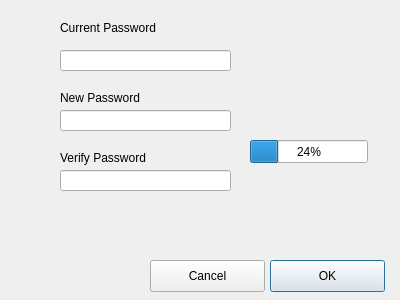
<?xml version="1.0" encoding="UTF-8"?>
<ui version="4.0">
 <class>ChangePassword</class>
 <widget class="QDialog" name="ChangePassword">
  <property name="windowModality">
   <enum>Qt::WindowModal</enum>
  </property>
  <property name="geometry">
   <rect>
    <x>0</x>
    <y>0</y>
    <width>400</width>
    <height>300</height>
   </rect>
  </property>
  <property name="sizePolicy">
   <sizepolicy hsizetype="Fixed" vsizetype="Fixed">
    <horstretch>0</horstretch>
    <verstretch>0</verstretch>
   </sizepolicy>
  </property>
  <property name="minimumSize">
   <size>
    <width>400</width>
    <height>300</height>
   </size>
  </property>
  <property name="maximumSize">
   <size>
    <width>400</width>
    <height>300</height>
   </size>
  </property>
  <property name="windowTitle">
   <string>Dialog</string>
  </property>
  <widget class="QLineEdit" name="lineEdit">
   <property name="geometry">
    <rect>
     <x>60</x>
     <y>50</y>
     <width>171</width>
     <height>21</height>
    </rect>
   </property>
  </widget>
  <widget class="QLineEdit" name="lineEdit_2">
   <property name="geometry">
    <rect>
     <x>60</x>
     <y>110</y>
     <width>171</width>
     <height>21</height>
    </rect>
   </property>
  </widget>
  <widget class="QLineEdit" name="lineEdit_3">
   <property name="geometry">
    <rect>
     <x>60</x>
     <y>170</y>
     <width>171</width>
     <height>21</height>
    </rect>
   </property>
  </widget>
  <widget class="QLabel" name="label">
   <property name="geometry">
    <rect>
     <x>60</x>
     <y>20</y>
     <width>121</width>
     <height>16</height>
    </rect>
   </property>
   <property name="text">
    <string>Current Password</string>
   </property>
  </widget>
  <widget class="QLabel" name="label_2">
   <property name="geometry">
    <rect>
     <x>60</x>
     <y>90</y>
     <width>121</width>
     <height>16</height>
    </rect>
   </property>
   <property name="text">
    <string>New Password</string>
   </property>
  </widget>
  <widget class="QLabel" name="label_3">
   <property name="geometry">
    <rect>
     <x>60</x>
     <y>150</y>
     <width>121</width>
     <height>16</height>
    </rect>
   </property>
   <property name="text">
    <string>Verify Password</string>
   </property>
  </widget>
  <widget class="QProgressBar" name="progressBar">
   <property name="geometry">
    <rect>
     <x>250</x>
     <y>140</y>
     <width>118</width>
     <height>23</height>
    </rect>
   </property>
   <property name="value">
    <number>24</number>
   </property>
  </widget>
  <widget class="QPushButton" name="pushButton">
   <property name="geometry">
    <rect>
     <x>270</x>
     <y>260</y>
     <width>115</width>
     <height>32</height>
    </rect>
   </property>
   <property name="text">
    <string>OK</string>
   </property>
  </widget>
  <widget class="QPushButton" name="pushButton_2">
   <property name="geometry">
    <rect>
     <x>150</x>
     <y>260</y>
     <width>115</width>
     <height>32</height>
    </rect>
   </property>
   <property name="text">
    <string>Cancel</string>
   </property>
  </widget>
  <widget class="QLabel" name="label_4">
   <property name="geometry">
    <rect>
     <x>250</x>
     <y>170</y>
     <width>101</width>
     <height>16</height>
    </rect>
   </property>
   <property name="text">
    <string/>
   </property>
  </widget>
 </widget>
 <resources/>
 <connections/>
</ui>
